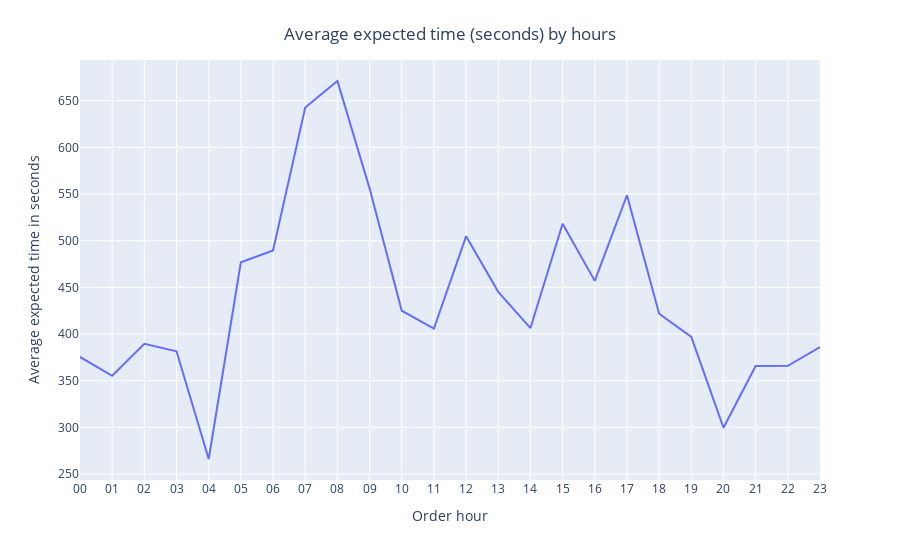

Notebook cell for this chart:
### Code cell
fig = px.line(q4, x="hours", y="Average expected time")
fig.update_layout(
    title={'text':'Average expected time (seconds) by hours',
           'y':0.95,
           'x':0.5,
           'xanchor': 'center',
           'yanchor': 'top'},
    xaxis_title="Order hour",
    yaxis_title="Average expected time in seconds"
)
fig.show()

### Figure 1 — Plotly figure (JSON) as saved in the notebook; plotly's stock layout.template omitted (floating-point values rounded to 4 significant figures)
{"data": [{"hovertemplate": "hours=%{x}<br>Average expected time=%{y}<extra></extra>", "legendgroup": "", "line": {"color": "#636efa", "dash": "solid"}, "marker": {"symbol": "circle"}, "mode": "lines", "name": "", "orientation": "v", "showlegend": false, "type": "scatter", "x": ["00", "01", "02", "03", "04", "05", "06", "07", "08", "09", "10", "11", "12", "13", "14", "15", "16", "17", "18", "19", "20", "21", "22", "23"], "xaxis": "x", "y": [375.4, 355.3, 389.6, 381.5, 266.1, 476.8, 489.5, 642.7, 671.1, 556.1, 425.0, 405.8, 504.7, 445.2, 406.4, 518.2, 457.0, 548.7, 421.7, 396.9, 299.6, 365.6, 365.9, 386.1], "yaxis": "y"}], "layout": {"legend": {"tracegroupgap": 0}, "margin": {"t": 60}, "title": {"text": "Average expected time (seconds) by hours", "x": 0.5, "xanchor": "center", "y": 0.95, "yanchor": "top"}, "xaxis": {"anchor": "y", "domain": [0, 1], "title": {"text": "Order hour"}}, "yaxis": {"anchor": "x", "domain": [0, 1], "title": {"text": "Average expected time in seconds"}}}}
